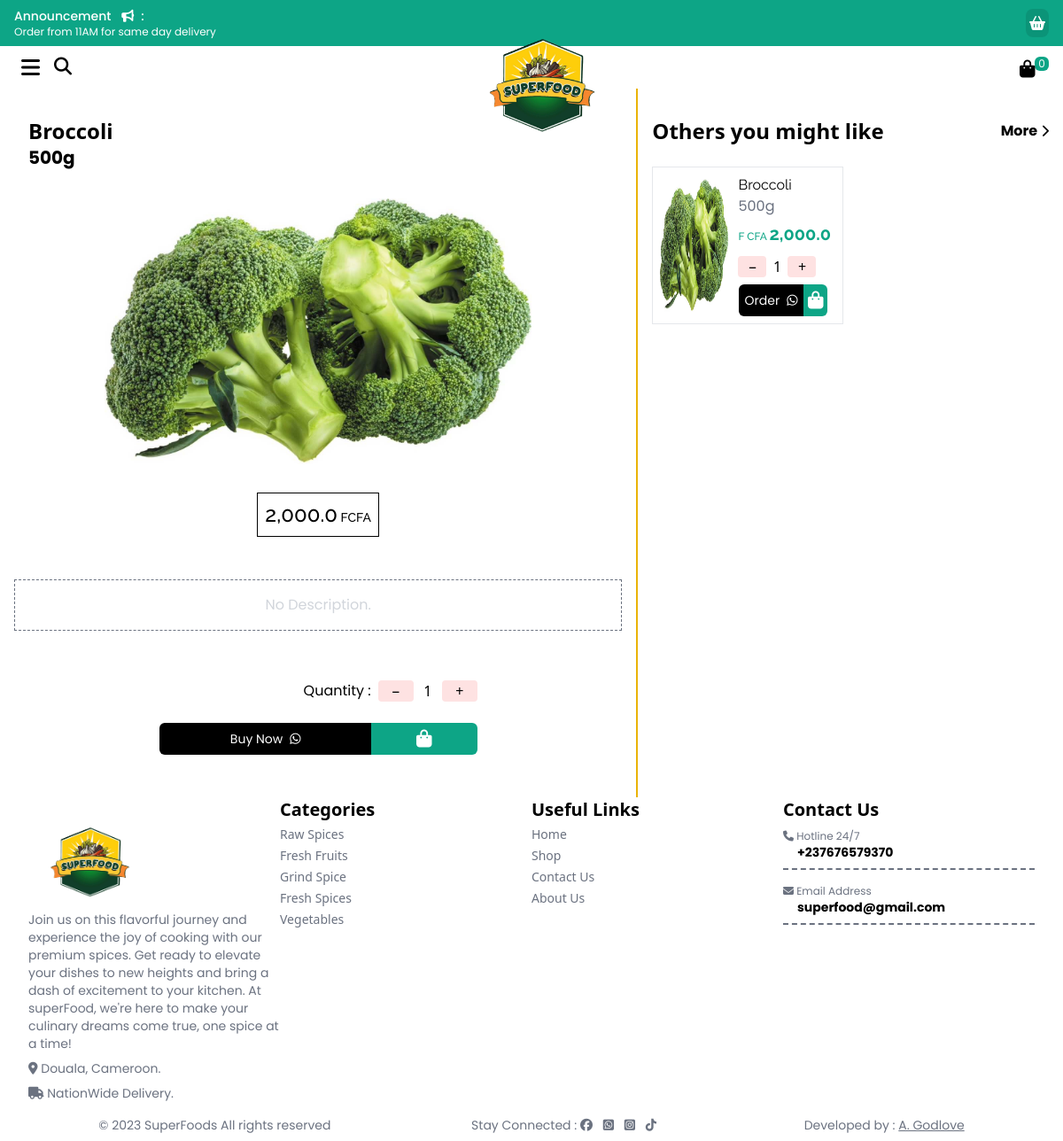
The page /product?prod_key=8 on the database its author committed.
### tables this page shows
CREATE TABLE `products_list` (
  `product_code` int(11) NOT NULL,
  `product_name` text NOT NULL,
  `product_price` varchar(19) NOT NULL DEFAULT '0',
  `promo` int(11) DEFAULT 0,
  `product_pprice` varchar(19) NOT NULL DEFAULT '0',
  `product_category` int(11) NOT NULL,
  `product_desc` text NOT NULL,
  `product_seo` text NOT NULL,
  `available` int(11) NOT NULL,
  `best_or_new` int(11) NOT NULL DEFAULT 0 COMMENT '0 os defaut,1 is new ariival, 2 is best seller',
  `product_image` varchar(255) NOT NULL,
  `measurement` text NOT NULL,
  `qty` text NOT NULL
);

CREATE TABLE `tbl_category` (
  `id` int(11) NOT NULL,
  `cat_name` varchar(56) NOT NULL,
  `cat_image` text NOT NULL
);

### product.php (the view, shortened to what this page needs)
<?php
include 'config/config.inc.php';
        if(isset($_GET['prod_key'])){
            $prod_key = $_GET['prod_key'];
            $sql = "SELECT * FROM products_list WHERE product_code=$prod_key";
            $res = mysqli_query($conn, $sql);
            $count = mysqli_num_rows($res);
            if($count==1){
                $row = mysqli_fetch_assoc($res);
                $name=$row["product_name"];
                $prod_imgs=$row["product_image"];
                $price= $row["product_price"];
                $prod_img =explode(",",$prod_imgs);
                $category =$row['product_category'];
                $desc = $row['product_desc'];
                 $qty = $row['qty'];
                 $ms = $row['measurement'];
            }
            else
            {
                header('location:index');
            }
        }
        else
        {
            header('location:index');
        }
include 'partials/header.php';
$sql = "SELECT * FROM tbl_admin";
$result = $conn->query($sql);
if ($result->num_rows > 0) {
    $row = $result->fetch_assoc();
      $phoneNumber = $row["phone"];
}
?>
<div class="w-full lg:flex flex-col ">
<div class="w-full lg:flex ">
<div class="w-full product my-8 lg:my-0 border-r-2 border-yellow-500 ">
<div class="title text-2xl font-bold p-8">
    <h2><?php echo $name ?></h2>
    <p class='text-xl'>
        <?php
         if(!empty($ms)){
          echo "$qty$ms";
             }
                    ?></p>
</div>
<div class="product">
  <div class="product__images">
      <img
          src="assets/images/products/<?php echo $prod_img[0] ?>"
          alt="<?php echo $name ?>"
          class="product__main-image lg:object-contain lg:max-h-[300px]"
          id="main-image"
      />
  </div>
</div>
<div class="flex justify-center items-center flex-col  p-4">
<p class="price text-2xl mt-4 font-bold border border-black p-2"><?php echo number_format($price ,1);?><span class="text-sm"> FCFA</span></p>
</div>
 <div class="desc_wrapper w-full p-4">
     <div class="my-4 p-4 capitalize border border-dashed border-gray-500">
 <p><?php
 if(!empty($desc)){
    echo $desc ;
 }else{
    echo "<p class='text-center text-gray-300'>No Description.</p>";
 }
 ?></p>
  </div>
 </div>
      <div class="add_cart mb-12 w-full flex justify-center items-center">
          <form  method="post" class="form-item  w-1/2">
                <div class="my-2 flex justify-end">
                    <p class="mr-2 my-4">Quantity : </p>
                    <div class="input-group flex items-center my-4">
         <button id="okadd" type="button" class="decrement-button w-10 bg-red-100 rounded  transition hover:opacity-75">
                        &minus;
                    </button>
                    <input
                        type="number"
                        id="Quantity"
                        value="1"
                        name="product_qty"
                        min="1"
                        class="input-number w-8 border-transparent text-center focus:outline-none"
                    />
                     <button
                        type="button"
                        class="increment-button w-10 bg-red-100 rounded  transition hover:opacity-75">
                        &plus;
                    </button>
                    </div>
                </div>
                <div class="flex items-center">
                <div class="cta w-full">
                         <?php
$productImage = "https://superfoods.store/assets/images/products/".$prod_img[0];
$messageURL = "https://wa.me/{$phoneNumber}?text=Hi!,%20I%20will%20like%20to%20buy%20{$name}%20%0A%0Aimage:%0A{$productImage}";
echo "<a title='contact us directly to buy just this product' href='{$messageURL}' target='_blank'  class='hvr-bounce-to-right text-sm flex justify-center items-center bg-black p-2 text-white rounded-tl-md rounded-bl-md'>
<p>Buy Now </p><i class='fa-brands fa-whatsapp ml-2'></i>
</a>";
?>
                </div>
                 <div class="cta w-1/2">
                    <div class="ctar w-full">
         <button id="reduced" type="submit" class="hvr-bounce-to-top w-full flex justify-center items-center bg-[#0DA586] p-2 font-bold text-white rounded-tr-md rounded-br-md"><i class="fa-solid fa-bag-shopping text-xl"></i></button>
                    </div>
                </div>
                </div>
            </form>
      </div>
  </div>
<div class="w-full lg:w-2/3 lg:pt-8">
<div class="cat_name w-full flex justify-between items-center px-4">
    <div class="font-bold text-2xl"><h2>Others you might like</h2></div>
    <div>
        <a href="shop" title="shop more of the same categories in the shop page" class="flex justify-center items-center font-bold">
            <p>More</p>
            <i class="fa-solid fa-chevron-right text-sm ml-1 font-extrabold "></i>
        </a>
    </div>
</div>
<div class="cats w-full grid grid-flow-col auto-cols-max gap-4  overflow-x-scroll overflow-y-hidden p-4 mt-2 mb-12 lg:overflow-x-hidden lg:grid-flow-row lg:grid-cols-2">
<?php
$sql = "SELECT * FROM products_list WHERE product_category=$category order by rand() limit 0,5 ";
$res = mysqli_query($conn, $sql);
$count = mysqli_num_rows($res);
if($count>0){
  while($row=mysqli_fetch_assoc($res)) {
    $prod_id = $row["product_code"];
    $name=$row["product_name"];
    $prod_imgs=$row["product_image"];
    $price= $row["product_price"];
    $prod_img =explode(",",$prod_imgs);
    $promo=$row["promo"];
    $qty = $row['qty'];
    $ms = $row['measurement'];
  ?>
 <?php
    include 'partials/list_template.php';
    ?>
<?php
} } else{
  echo ' No products';
}
    ?>
  </div>
</div>
</div>
</div>
  <?php
      include 'partials/footer.php';
      ?>

### partials/list_template.php (shortened to what this page needs)
<div  data-aos="zoom-in-up" class="list_wrapper w-full flex items-center p-2 border-b-4 border-dashed lg:border-solid lg:border mb-2 ">
    <div class="img_container w-2/3 h-[150px]">
      <a title="Buy more of <?php echo ucwords($name) ?> from superFood" href="product?prod_key=<?php echo $prod_id ?>" class=" w-full h-full">
         <img src="assets/images/icons/logo.png"
         data-src="assets/images/products/<?php echo $prod_img[0]; ?>"
         alt="<?php echo $name; ?>"
         class="myImage w-full h-full rounded-md">
      </a>
    </div>
    <div class="info_container w-full  pl-3">
        <p class="name hover:text-[#0DA586] transition-all ease-in"><?php echo $name; ?></p>
        <p class="Quantity text-gray-500"> <?php
                        if(!empty($ms)){
                        echo "$qty$ms";
                        }
                    ?></p>
        <div class="price text-[#0DA586]">
             <?php
                if($promo == 0){
                    echo '<p class="price"><span class="text-xs">F CFA </span><span class="font-bold text-xl ">'.number_format($price,1).'</span></p>';
                }else{
                    echo '<p class="price"><span class="text-xs">F CFA </span><span class="font-bold text-xl ">'.number_format($pprice,1).'</span><span class="text-[1rem] text-red-400"> <strike>'.number_format($price,0).'F</strike></span> </p>';
                }
            ?>
        </div>
       <form  method="post" class="form-item  w-full">
                <div class="my-2">
                    <div class="input-group flex items-center">
         <button id="decreaser" type="button" class="decrement-button w-8 bg-red-100 rounded  transition hover:opacity-75">
                        &minus;
                    </button>
                    <input
                        type="number"
                        id="Quantity"
                        value="1"
                        name="product_qty"
                        min="1"
                        class="input-number w-6 border-transparent text-center focus:outline-none"
                    />
                     <button
                     id="addmore"
                        type="button"
                        class="increment-button w-8 bg-red-100 rounded  transition hover:opacity-75">
                        &plus;
                    </button>
                    </div>
                </div>
                <div class="flex items-center">
                <div class="cta w-2/3">
                         <?php
$productImage = "https://superfoods.store/assets/images/products/".$prod_img[0];
$messageURL = "https://wa.me/{$phoneNumber}?text=Hi!,%20I%20will%20like%20to%20buy%20{$name}%20%0A%0Aimage:%0A{$productImage}";
echo "<a title='Buy just .$name. from superFood' href='{$messageURL}' target='_blank'  class='hvr-bounce-to-right text-sm flex justify-center items-center bg-black p-2 text-white rounded-tl-md rounded-bl-md'>
<p>Order </p><i class='fa-brands fa-whatsapp ml-2'></i>
</a>";
?>
                </div>
                 <div class="cta w-1/4">
                    <div class="ctar w-full">
         <button id="increment" type="submit" class="hvr-bounce-to-top w-full flex justify-center items-center bg-[#0DA586] p-2 font-bold text-white rounded-tr-md rounded-br-md"><i class="fa-solid fa-bag-shopping text-xl"></i></button>
                    </div>
                </div>
                </div>
            </form>
    </div>
</div>

### partials/footer.php (shortened to what this page needs)
<footer class="w-full px-8">
<div class="main_footer_cols w-full grid md:grid-cols-3 lg:grid-cols-4 ">
<div class="about_superfood text-gray-500">
  <div class="c_logo">
    <img src="assets/images/icons/logo.png" alt="superfoods logo" class="w-1/2">
  </div>
  <div class="desc_text text-sm ">
    <p>
     Join us on this flavorful journey and experience the joy of cooking with our premium spices. Get ready to elevate your dishes to new heights and bring a dash of excitement to your kitchen. At superFood, we're here to make your culinary dreams come true, one spice at a time!
    </p>
    <p class="hover:text-[#0DA586] transition-all ease-in my-2">
      <i class="fa-solid fa-location-dot"></i>
      <span>Douala, Cameroon.</span>
    </p>
     <p class="hover:text-[#0DA586] transition-all ease-in my-2">
     <i class="fa-solid fa-truck"></i>
      <span>NationWide Delivery.</span>
    </p>
  </div>
</div>
<div class="categories_foote mt-4 lg:mt-0 ">
  <div class="header_title">
    <h3 class="font-bold text-xl">Categories</h3>
  </div>
  <ul class="footer_cats text-gray-500 text-sm ">
<?php
$get_cats="SELECT * FROM tbl_category order by id ASC";
foreach ($db->query($get_cats) as $cats) {
  $cid=$cats['id'];
  $cname=$cats['cat_name'];
  ?>
  <li class='my-1'><a class="hover:text-[#0DA586] relative inline-block" href="category?id=<?php echo $cid;?>"><?php echo $cname;?></a></li>
 <?php
 }
?>
  </ul>
</div>
<div class="categories_foote  mt-4 lg:mt-0">
  <div class="header_title">
   <h3 class="font-bold text-xl">Useful Links</h3>
  </div>
  <ul class="footer_cats text-gray-500 text-sm">
   <li class='my-1'><a href="index" class="hover:text-[#0DA586] relative inline-block">Home</a></li>
   <li class='mb-1'><a href="shop" class="hover:text-[#0DA586] relative inline-block">Shop</a></li>
   <li class='mb-1'><a href="tel:+<?php echo $phoneNumber ?>" class="hover:text-[#0DA586] relative inline-block">Contact Us</a></li>
   <li class='mb-1'><a href="#" class="hover:text-[#0DA586] relative inline-block">About Us</a></li>
  </ul>
</div>
<div class="contacts_footer  mt-4 lg:mt-0">
  <div class="header_title">
    <h3 class="font-bold text-xl">Contact Us</h3>
  </div>
  <div class="footer_contact">
   <div class="c_card border-b-2 pb-2 border-gray-500 border-dashed mb-4">
    <p class="text-gray-500 text-xs mt-2"><i class="fa-solid fa-phone"></i> <span>Hotline 24/7</span> </p>
    <p class="font-bold text-sm ml-4"><a href="tel:+<?php echo $phoneNumber ?>">+<?php echo $phoneNumber ?></a></p>
   </div>
   <div class="c_card border-b-2 pb-2 border-gray-500  border-dashed mb-4">
    <p class="text-gray-500 text-xs mt-2"><i class="fa-solid fa-envelope"></i> <span>Email Address</span> </p>
    <p class="font-bold text-sm ml-4"><a href="mailto:">superfood@gmail.com</a></p>
   </div>
  </div>
</div>
</div>
<div class="credits">
  <div class="collect text-gray-500 text-xs lg:text-sm text-center lg:flex justify-around items-center">
    <p>&copy; <?php echo date('Y'); ?> SuperFoods All rights reserved</p>
     <p class="my-2">Stay Connected : <span>
      <a href=""><i class="fa-brands fa-facebook"></i></a>
      <a href="" class="mx-2"><i class="fa-brands fa-square-whatsapp"></i></a>
      <a href=""><i class="fa-brands fa-square-instagram"></i></a>
      <a href=""><i class="mx-2 fa-brands fa-tiktok"></i></a>
     </span></p>
     <p><a href="http://www.akalegodlove.netlify.app" target="_blank" rel="noopener noreferrer" >Developed by : <span class="underline">A. Godlove</span> </a></p>
  </div>
</div>
</footer>
</body>
</html>

### assets/css/custom.css (style rules this page uses)
.name,td,th { font-family: 'Raleway', sans-serif; }
.price { font-family: 'Raleway', sans-serif; font-weight: 500; font-size: 24px; }
p { font-family: 'Poppins', sans-serif; }
.product { width: 100%; }
.product__images { width: 100%; height: 100%; display: flex; flex-direction: column; justify-content: center; align-items: center; }
.product__main-image { width: 80%; cursor: pointer; }
.footer_cats a { transition: all 0.3s ease-in-out; }

### rows shown on the page
products_list: product_name "Broccoli", qty "500", measurement "g", product_image (picture), product_price "2,000.0"
tbl_category: cat_name "Raw Spices"
tbl_category: cat_name "Fresh Fruits"
tbl_category: cat_name "Grind Spice"
tbl_category: cat_name "Fresh Spices"
tbl_category: cat_name "Vegetables"

### other values the page prints
$phoneNumber "237676579370"
